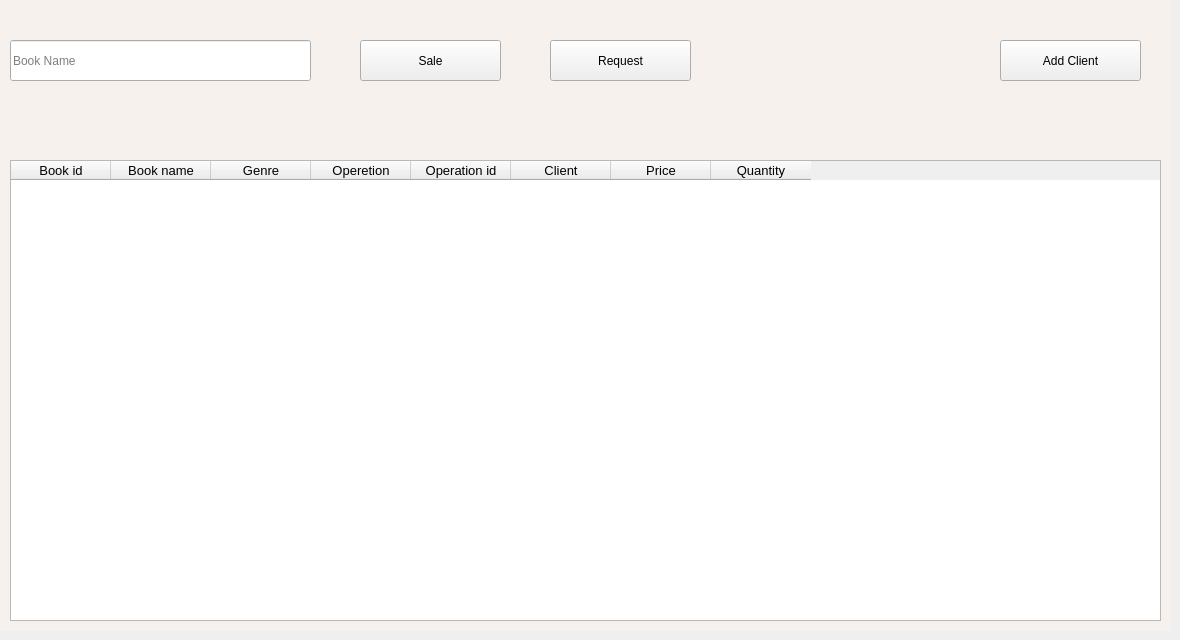
    <widget class="QWidget" name="OPtab">
     <property name="styleSheet">
      <string notr="true"/>
     </property>
     <attribute name="title">
      <string>Operations</string>
     </attribute>
     <widget class="QWidget" name="widget" native="true">
      <property name="geometry">
       <rect>
        <x>0</x>
        <y>0</y>
        <width>1171</width>
        <height>631</height>
       </rect>
      </property>
      <property name="styleSheet">
       <string notr="true">QWidget#widget{
background-color: rgba(255, 243, 235, 116);
}</string>
      </property>
      <widget class="QTableWidget" name="tableWidget">
       <property name="geometry">
        <rect>
         <x>10</x>
         <y>160</y>
         <width>1151</width>
         <height>461</height>
        </rect>
       </property>
       <column>
        <property name="text">
         <string>Book id</string>
        </property>
        <property name="font">
         <font>
          <pointsize>10</pointsize>
         </font>
        </property>
       </column>
       <column>
        <property name="text">
         <string>Book name</string>
        </property>
        <property name="font">
         <font>
          <pointsize>10</pointsize>
         </font>
        </property>
       </column>
       <column>
        <property name="text">
         <string>Genre</string>
        </property>
        <property name="font">
         <font>
          <pointsize>10</pointsize>
         </font>
        </property>
       </column>
       <column>
        <property name="text">
         <string>Operetion</string>
        </property>
        <property name="font">
         <font>
          <pointsize>10</pointsize>
         </font>
        </property>
       </column>
       <column>
        <property name="text">
         <string>Operation id</string>
        </property>
        <property name="font">
         <font>
          <pointsize>10</pointsize>
         </font>
        </property>
       </column>
       <column>
        <property name="text">
         <string>Client</string>
        </property>
        <property name="font">
         <font>
          <pointsize>10</pointsize>
         </font>
        </property>
       </column>
       <column>
        <property name="text">
         <string>Price</string>
        </property>
        <property name="font">
         <font>
          <pointsize>10</pointsize>
         </font>
        </property>
       </column>
       <column>
        <property name="text">
         <string>Quantity</string>
        </property>
        <property name="font">
         <font>
          <pointsize>10</pointsize>
         </font>
        </property>
       </column>
      </widget>
      <widget class="QLineEdit" name="BooknameLEdit">
       <property name="geometry">
        <rect>
         <x>10</x>
         <y>40</y>
         <width>301</width>
         <height>41</height>
        </rect>
       </property>
       <property name="styleSheet">
        <string notr="true">font: 10pt &quot;MS Shell Dlg 2&quot;;</string>
       </property>
       <property name="text">
        <string/>
       </property>
       <property name="placeholderText">
        <string>Book Name</string>
       </property>
      </widget>
      <widget class="QPushButton" name="addOPbtn_2">
       <property name="geometry">
        <rect>
         <x>360</x>
         <y>40</y>
         <width>141</width>
         <height>41</height>
        </rect>
       </property>
       <property name="styleSheet">
        <string notr="true"/>
       </property>
       <property name="text">
        <string>Sale</string>
       </property>
      </widget>
      <widget class="QPushButton" name="addClientbtn">
       <property name="geometry">
        <rect>
         <x>1000</x>
         <y>40</y>
         <width>141</width>
         <height>41</height>
        </rect>
       </property>
       <property name="styleSheet">
        <string notr="true"/>
       </property>
       <property name="text">
        <string>Add Client</string>
       </property>
      </widget>
      <widget class="QPushButton" name="addOPbtn">
       <property name="geometry">
        <rect>
         <x>550</x>
         <y>40</y>
         <width>141</width>
         <height>41</height>
        </rect>
       </property>
       <property name="styleSheet">
        <string notr="true"/>
       </property>
       <property name="text">
        <string>Request</string>
       </property>
      </widget>
     </widget>
    </widget>
